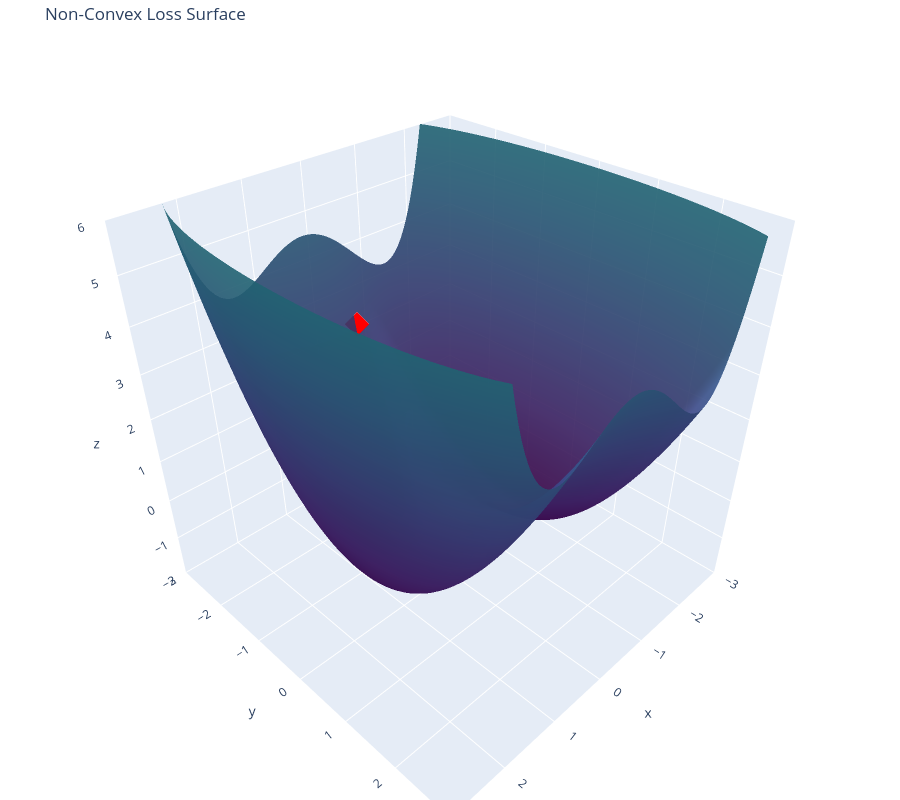

Notebook code for this chart:
### Markdown cell above
You'll notice it has local minima, global minima, and is nonconvex. So, we have no choice but to do gradient descent. To start, we create a random guess for $x$ and $y$.  That random guess is visible in the below plot as a red diamond.

### Code cell
# 1. Generate a random initial guess
# We restrict the range slightly to ensuring the point is clearly visible
start_x = np.random.uniform(-2.5, 2.5)
start_y = np.random.uniform(-2.5, 2.5)
start_z = loss_function(start_x, start_y)

print(f"Initial Guess: x={start_x:.4f}, y={start_y:.4f}, Loss={start_z:.4f}")

# 2. Add the point to the existing plot
# This uses the 'fig' object created in the previous cell
fig.add_trace(
    go.Scatter3d(
        x=[start_x],
        y=[start_y],
        z=[start_z],
        mode='markers',
        marker=dict(
            size=8,
            color='red',
            symbol='diamond',
            opacity=1.0
        ),
        name='Initial Guess'
    )
)

# 3. Render the updated figure
fig.show()

### Figure 1 — Plotly figure (JSON) as saved in the notebook; plotly's stock layout.template omitted (floating-point values rounded to 4 significant figures; data arrays with more than 128 entries replaced by an {"elided": "..."} marker saying what was removed)
{"data": [{"colorscale": [[0, "#440154"], [0.1111, "#482878"], [0.2222, "#3e4989"], [0.3333, "#31688e"], [0.4444, "#26828e"], [0.5556, "#1f9e89"], [0.6667, "#35b779"], [0.7778, "#6ece58"], [0.8889, "#b5de2b"], [1, "#fde725"]], "opacity": 0.9, "showscale": false, "type": "surface", "x": {"elided": "100x100 float values"}, "y": {"elided": "100x100 float values"}, "z": {"elided": "100x100 float values"}}, {"marker": {"color": "red", "opacity": 1, "size": 8, "symbol": "diamond"}, "mode": "markers", "name": "Initial Guess", "type": "scatter3d", "x": [-0.32], "y": [-2.37], "z": [2.646]}], "layout": {"autosize": true, "height": 800, "margin": {"b": 0, "l": 0, "r": 0, "t": 40}, "scene": {"aspectmode": "cube", "xaxis": {"nticks": 10, "range": [-3, 3]}, "yaxis": {"nticks": 10, "range": [-3, 3]}, "zaxis": {"nticks": 10, "range": [-2, 6]}}, "title": {"text": "Non-Convex Loss Surface"}}}
